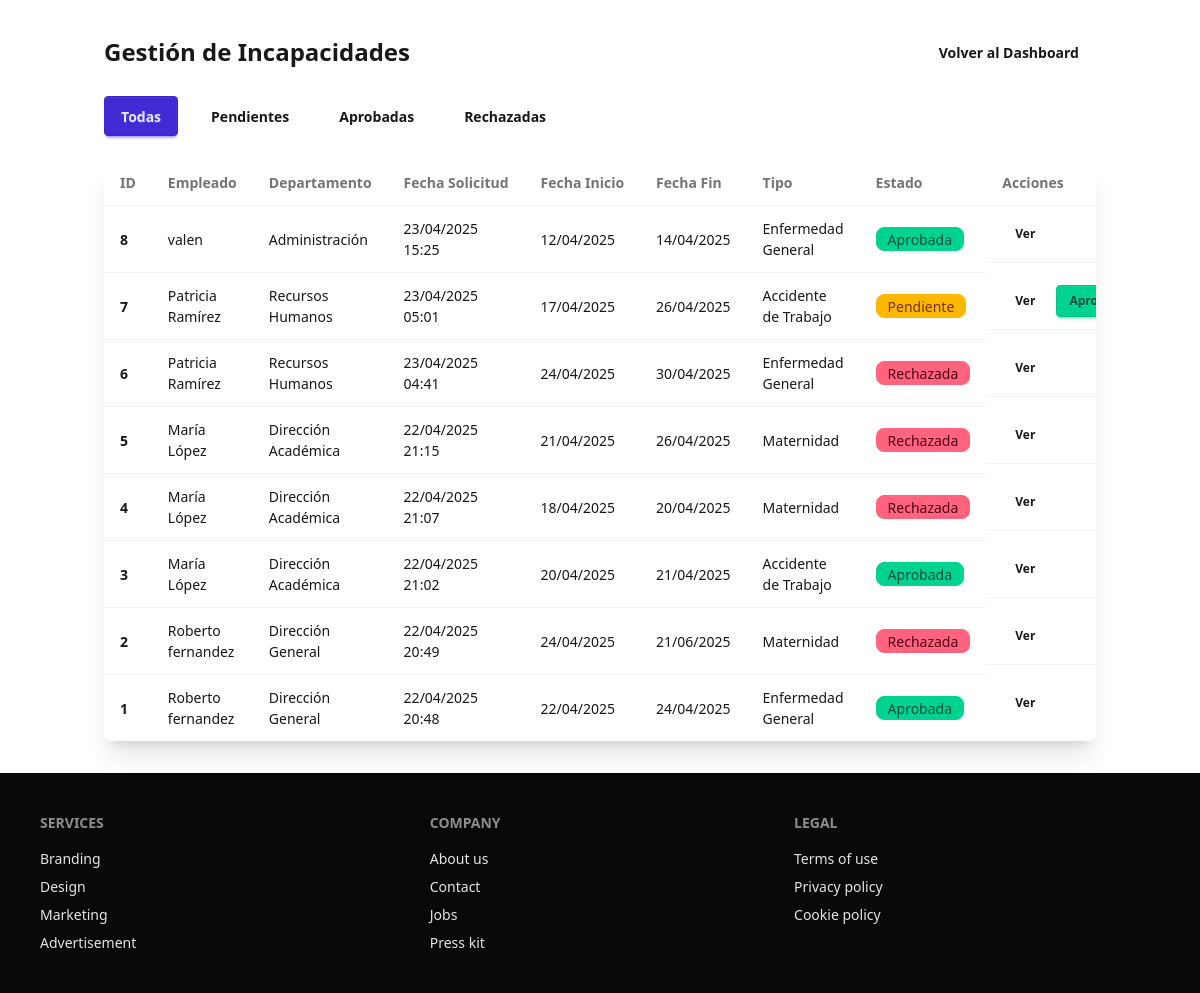
The page /rrhh/incapacidades/gestion_incapacidades.php (signed in) on the database its author committed.
### tables this page shows
CREATE TABLE `INCAPACIDADES` (
  `id_incapacidad` int(11) NOT NULL,
  `id_empleado` int(11) DEFAULT NULL,
  `fecha_inicio` date DEFAULT NULL,
  `fecha_finalizacion` date DEFAULT NULL,
  `tipo` varchar(50) DEFAULT NULL,
  `documento_justificativo` text DEFAULT NULL,
  `estado` tinyint(1) DEFAULT NULL,
  `estado_aprobacion` enum('pendiente','aprobada','rechazada') DEFAULT 'pendiente',
  `fecha_solicitud` timestamp NULL DEFAULT current_timestamp(),
  `comentario_rrhh` text DEFAULT NULL
);

CREATE TABLE `EMPLEADOS` (
  `id_empleado` int(11) NOT NULL,
  `cargo` varchar(50) DEFAULT NULL,
  `fecha_nacimiento` date DEFAULT NULL,
  `fecha_ingreso_escuela` date DEFAULT NULL,
  `rfc` varchar(13) DEFAULT NULL,
  `estado_activo` tinyint(1) DEFAULT NULL,
  `nss` varchar(20) DEFAULT NULL,
  `domicilio` varchar(255) DEFAULT NULL,
  `telefono_personal` varchar(20) DEFAULT NULL,
  `curp` varchar(18) DEFAULT NULL,
  `id_departamento` int(11) DEFAULT NULL,
  `correo` varchar(100) DEFAULT NULL,
  `contraseña` varchar(255) DEFAULT NULL,
  `foto_de_perfil` blob DEFAULT NULL,
  `nickname` varchar(50) DEFAULT NULL,
  `historial_permisos` text DEFAULT NULL,
  `rol` varchar(100) DEFAULT NULL
);

CREATE TABLE `DEPARTAMENTO` (
  `id_departamento` int(11) NOT NULL,
  `tipo` varchar(50) DEFAULT NULL,
  `nombre_departamento` varchar(100) DEFAULT NULL
);

### rrhh/incapacidades/gestion_incapacidades.php (the view, shortened to what this page needs)
<?php
require_once '../../config/config.php';
include '../../includes/header.php';
$conn = new mysqli($db_host, $db_user, $db_password, $db_name);
$conn->set_charset("utf8");
$filtro_estado = isset($_GET['estado']) ? $_GET['estado'] : 'todos';
$sql = "SELECT i.*, e.nickname, e.cargo, d.nombre_departamento
        FROM INCAPACIDADES i
        JOIN EMPLEADOS e ON i.id_empleado = e.id_empleado
        LEFT JOIN DEPARTAMENTO d ON e.id_departamento = d.id_departamento";
$sql .= " ORDER BY i.fecha_solicitud DESC";
$stmt = $conn->prepare($sql);
$stmt->execute();
$result = $stmt->get_result();
?>
<div class="container mx-auto px-4 py-8">
    <div class="flex justify-between items-center mb-6">
        <h1 class="text-2xl font-bold">Gestión de Incapacidades</h1>
        <div class="flex space-x-4">
            <a href="../../rrhh/dashboard.php" class="btn btn-ghost">
                Volver al Dashboard
            </a>
        </div>
    </div>
    <div class="flex space-x-4 mb-6">
        <a href="?estado=todos" class="btn <?php echo $filtro_estado == 'todos' ? 'btn-primary' : 'btn-ghost'; ?>">
            Todas
        </a>
        <a href="?estado=pendiente" class="btn <?php echo $filtro_estado == 'pendiente' ? 'btn-primary' : 'btn-ghost'; ?>">
            Pendientes
        </a>
        <a href="?estado=aprobada" class="btn <?php echo $filtro_estado == 'aprobada' ? 'btn-primary' : 'btn-ghost'; ?>">
            Aprobadas
        </a>
        <a href="?estado=rechazada" class="btn <?php echo $filtro_estado == 'rechazada' ? 'btn-primary' : 'btn-ghost'; ?>">
            Rechazadas
        </a>
    </div>
    <div class="overflow-x-auto bg-base-100 shadow-xl rounded-lg">
        <table class="table w-full">
            <thead>
                <tr>
                    <th>ID</th>
                    <th>Empleado</th>
                    <th>Departamento</th>
                    <th>Fecha Solicitud</th>
                    <th>Fecha Inicio</th>
                    <th>Fecha Fin</th>
                    <th>Tipo</th>
                    <th>Estado</th>
                    <th>Acciones</th>
                </tr>
            </thead>
            <tbody>
                <?php if ($result->num_rows > 0): ?>
                    <?php while($row = $result->fetch_assoc()): ?>
                        <tr>
                            <th><?php echo $row['id_incapacidad']; ?></th>
                            <td><?php echo htmlspecialchars($row['nickname']); ?></td>
                            <td><?php echo htmlspecialchars($row['nombre_departamento'] ?? 'Sin departamento'); ?></td>
                            <td><?php echo date('d/m/Y H:i', strtotime($row['fecha_solicitud'])); ?></td>
                            <td><?php echo date('d/m/Y', strtotime($row['fecha_inicio'])); ?></td>
                            <td><?php echo date('d/m/Y', strtotime($row['fecha_finalizacion'])); ?></td>
                            <td><?php echo htmlspecialchars($row['tipo']); ?></td>
                            <td>
                                <span class="badge <?php
                                    echo $row['estado_aprobacion'] == 'aprobada' ? 'badge-success' :
                                        ($row['estado_aprobacion'] == 'rechazada' ? 'badge-error' : 'badge-warning');
                                ?>">
                                    <?php
                                    echo $row['estado_aprobacion'] == 'aprobada' ? 'Aprobada' :
                                        ($row['estado_aprobacion'] == 'rechazada' ? 'Rechazada' : 'Pendiente');
                                    ?>
                                </span>
                            </td>
                            <td class="flex space-x-2">
                                <a href="ver_incapacidad.php?id=<?php echo $row['id_incapacidad']; ?>" class="btn btn-ghost btn-sm">
                                    Ver
                                </a>
                                <?php if ($row['estado_aprobacion'] == 'pendiente'): ?>
                                    <a href="aprobar_incapacidad.php?id=<?php echo $row['id_incapacidad']; ?>" class="btn btn-success btn-sm">
                                        Aprobar
                                    </a>
                                <?php endif; ?>
                            </td>
                        </tr>
                    <?php endwhile; ?>
                <?php else: ?>
                    <tr>
                        <td colspan="9" class="text-center py-4">No se encontraron incapacidades registradas</td>
                    </tr>
                <?php endif; ?>
            </tbody>
        </table>
    </div>
</div>
<?php
include '../../includes/footer.php';
?>

### rows shown on the page
incapacidades: id_incapacidad "8", id_empleado.nickname "valen", departamento.nombre_departamento "Administración", fecha_solicitud "23/04/2025 15:25", fecha_inicio "12/04/2025", fecha_finalizacion "14/04/2025", tipo "Enfermedad General", estado_aprobacion "Aprobada"
incapacidades: id_incapacidad "7", id_empleado.nickname "Patricia Ramírez", departamento.nombre_departamento "Recursos Humanos", fecha_solicitud "23/04/2025 05:01", fecha_inicio "17/04/2025", fecha_finalizacion "26/04/2025", tipo "Accidente de Trabajo", estado_aprobacion "Pendiente"
incapacidades: id_incapacidad "6", id_empleado.nickname "Patricia Ramírez", departamento.nombre_departamento "Recursos Humanos", fecha_solicitud "23/04/2025 04:41", fecha_inicio "24/04/2025", fecha_finalizacion "30/04/2025", tipo "Enfermedad General", estado_aprobacion "Rechazada"
incapacidades: id_incapacidad "5", id_empleado.nickname "María López", departamento.nombre_departamento "Dirección Académica", fecha_solicitud "22/04/2025 21:15", fecha_inicio "21/04/2025", fecha_finalizacion "26/04/2025", tipo "Maternidad", estado_aprobacion "Rechazada"
incapacidades: id_incapacidad "4", id_empleado.nickname "María López", departamento.nombre_departamento "Dirección Académica", fecha_solicitud "22/04/2025 21:07", fecha_inicio "18/04/2025", fecha_finalizacion "20/04/2025", tipo "Maternidad", estado_aprobacion "Rechazada"
incapacidades: id_incapacidad "3", id_empleado.nickname "María López", departamento.nombre_departamento "Dirección Académica", fecha_solicitud "22/04/2025 21:02", fecha_inicio "20/04/2025", fecha_finalizacion "21/04/2025", tipo "Accidente de Trabajo", estado_aprobacion "Aprobada"
incapacidades: id_incapacidad "2", id_empleado.nickname "Roberto fernandez", departamento.nombre_departamento "Dirección General", fecha_solicitud "22/04/2025 20:49", fecha_inicio "24/04/2025", fecha_finalizacion "21/06/2025", tipo "Maternidad", estado_aprobacion "Rechazada"
incapacidades: id_incapacidad "1", id_empleado.nickname "Roberto fernandez", departamento.nombre_departamento "Dirección General", fecha_solicitud "22/04/2025 20:48", fecha_inicio "22/04/2025", fecha_finalizacion "24/04/2025", tipo "Enfermedad General", estado_aprobacion "Aprobada"
